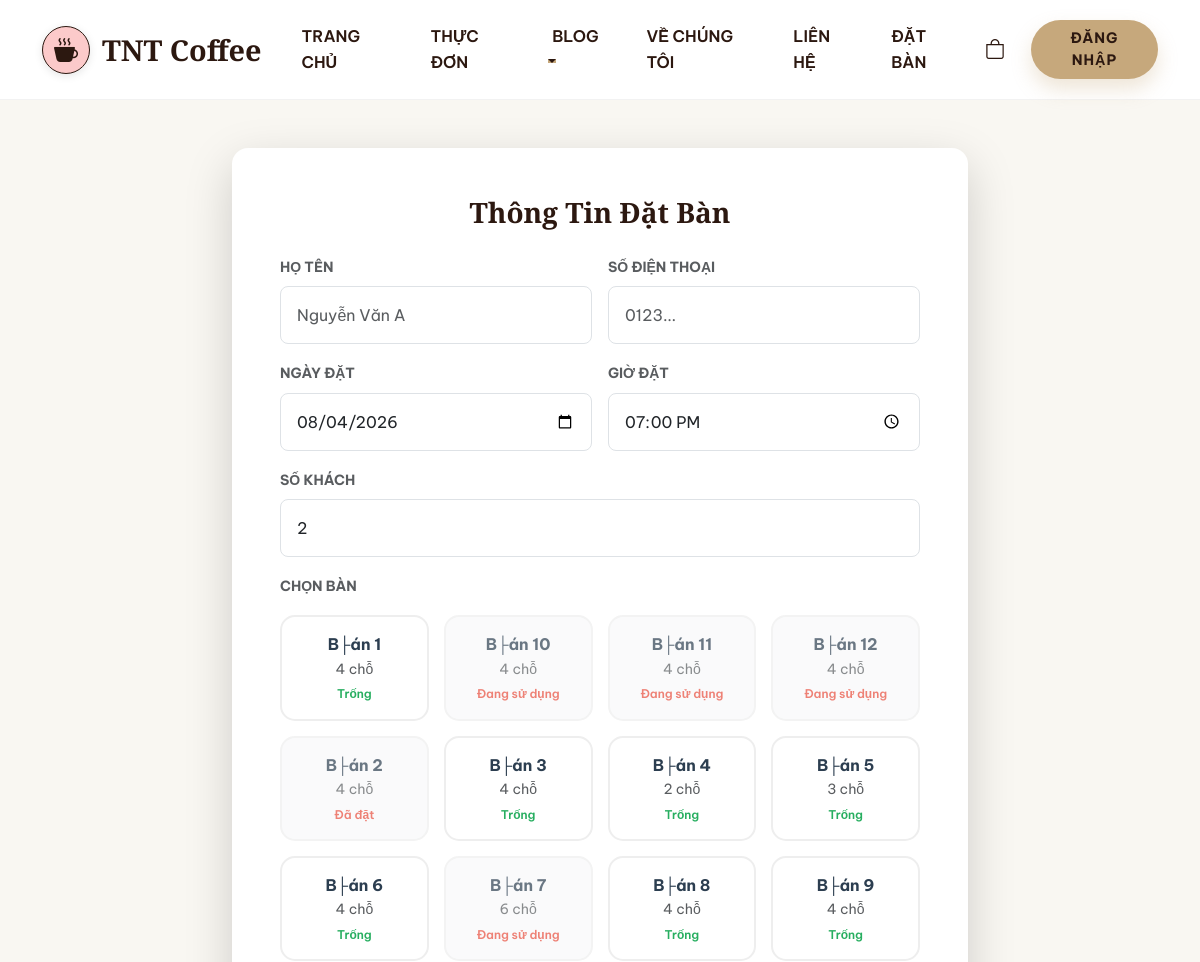
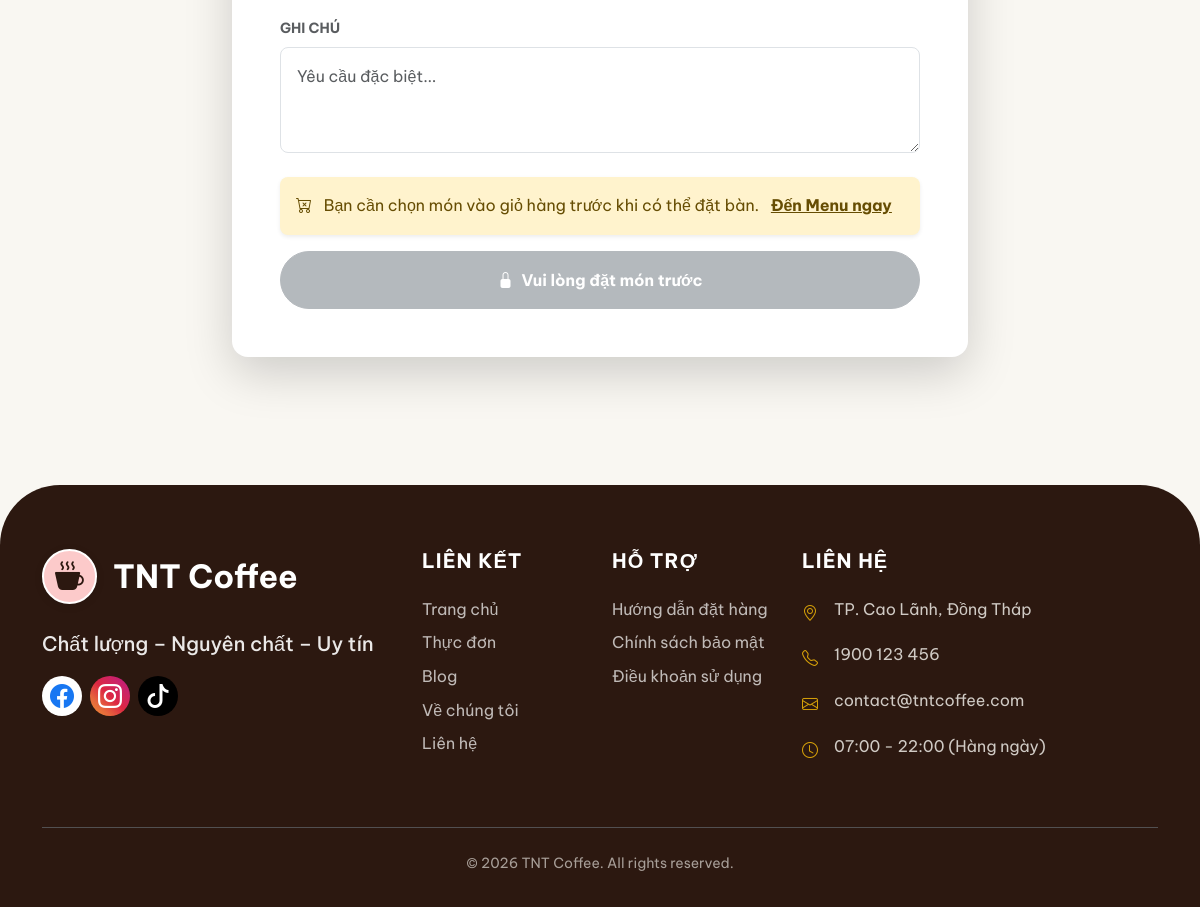
Screenshot of /booking.php with the database file from the repository (2 pictures, top to bottom).
### tables this page shows
CREATE TABLE `tables` (
  `id` int(11) NOT NULL AUTO_INCREMENT,
  `name` varchar(50) NOT NULL,
  `capacity` int(11) NOT NULL DEFAULT 4,
  `status` enum('free','booked','busy') DEFAULT 'free',
  `created_at` timestamp NULL DEFAULT current_timestamp(),
  `updated_at` timestamp NULL DEFAULT current_timestamp() ON UPDATE current_timestamp(),
  PRIMARY KEY (`id`)
);

### config/database.php (called while the page is built, shortened)
<?php
function executeQuery($pdo, $sql, $params = []) {
    try {
        $stmt = $pdo->prepare($sql);
        $stmt->execute($params);
        return $stmt;
    } catch (PDOException $e) {
        error_log("Query Error: " . $e->getMessage());
        throw $e;
    }
}
function fetchAll($pdo, $sql, $params = []) {
    $stmt = executeQuery($pdo, $sql, $params);
    return $stmt->fetchAll();
}

### booking.php (the view, shortened to what this page needs)
<?php
require_once 'config/database.php';
require_once 'includes/customer_header.php';
try {
    $pdo->exec("CREATE TABLE IF NOT EXISTS bookings (
        id INT AUTO_INCREMENT PRIMARY KEY,
        customer_id INT NULL,
        customer_name VARCHAR(100) NOT NULL,
        customer_phone VARCHAR(20) NOT NULL,
        table_id INT NULL,
        booking_date DATE NOT NULL,
        booking_time TIME NOT NULL,
        guests INT DEFAULT 2,
        note TEXT,
        status ENUM('pending', 'confirmed', 'cancelled', 'completed') DEFAULT 'pending',
        created_by_role ENUM('admin', 'employee', 'customer') DEFAULT 'customer',
        created_at TIMESTAMP DEFAULT CURRENT_TIMESTAMP,
        updated_at TIMESTAMP DEFAULT CURRENT_TIMESTAMP ON UPDATE CURRENT_TIMESTAMP,
        FOREIGN KEY (table_id) REFERENCES tables(id) ON DELETE SET NULL,
        FOREIGN KEY (customer_id) REFERENCES customers(id) ON DELETE SET NULL
    ) ENGINE=InnoDB DEFAULT CHARSET=utf8mb4 COLLATE=utf8mb4_unicode_ci");
    $pdo->exec("ALTER TABLE bookings MODIFY COLUMN status ENUM('pending', 'confirmed', 'using', 'cancelled', 'completed') DEFAULT 'pending'");
    $checkColumn = $pdo->query("SHOW COLUMNS FROM bookings LIKE 'created_by_role'")->fetch();
    if (!$checkColumn) {
        $pdo->exec("ALTER TABLE bookings ADD COLUMN created_by_role ENUM('admin', 'employee', 'customer') DEFAULT 'customer' AFTER status");
    } else {
        $pdo->exec("ALTER TABLE bookings MODIFY COLUMN created_by_role ENUM('admin', 'employee', 'customer') DEFAULT 'customer'");
    }
    $pdo->exec("ALTER TABLE tables MODIFY COLUMN status ENUM('free', 'booked', 'busy') DEFAULT 'free'");
} catch (Exception $e) { }
$success = false;
$tables = fetchAll($pdo, "SELECT * FROM tables ORDER BY name ASC");
$cartCount = 0;
$preFillName = $_SESSION['customer_name'] ?? '';
$preFillPhone = '';
?>
<div class="container py-5">
    <div class="row justify-content-center">
        <div class="col-md-8">
            <?php if ($success): ?>
                <div class="card border-0 shadow-sm rounded-4 p-5 text-center mb-4">
                    <div class="mb-4">
                        <i class="bi bi-calendar-check text-success" style="font-size: 5rem;"></i>
                    </div>
                    <h2 class="fw-bold mb-3">Đặt Bàn Thành Công!</h2>
                    <p class="text-muted mb-4">
                        Yêu cầu đặt bàn của bạn đã được gửi đi. Chúng tôi sẽ liên hệ sớm nhất để xác nhận.<br>
                        Cảm ơn bạn đã tin tưởng Coffee Manager.
                    </p>
                    <div class="d-flex justify-content-center gap-3">
                        <a href="index.php" class="btn btn-primary rounded-pill px-4">Về trang chủ</a>
                        <a href="menu.php" class="btn btn-outline-primary rounded-pill px-4">Xem thực đơn</a>
                    </div>
                </div>
            <?php else: ?>
                <div class="card border-0 shadow-lg rounded-4 overflow-hidden">
                    <div class="p-5">
                        <h3 class="fw-bold mb-4 text-center">Thông Tin Đặt Bàn</h3>
                        <form method="POST">
                            <div class="row g-3">
                                <div class="col-md-6">
                                    <label class="form-label small fw-bold text-muted">HỌ TÊN</label>
                                    <input type="text" name="customer_name" class="form-control rounded-3 p-3" required value="<?= htmlspecialchars($preFillName) ?>" placeholder="Nguyễn Văn A">
                                </div>
                                <div class="col-md-6">
                                    <label class="form-label small fw-bold text-muted">SỐ ĐIỆN THOẠI</label>
                                    <input type="tel" name="customer_phone" class="form-control rounded-3 p-3" required value="<?= htmlspecialchars($preFillPhone) ?>" placeholder="0123...">
                                </div>
                                <div class="col-md-6">
                                    <label class="form-label small fw-bold text-muted">NGÀY ĐẶT</label>
                                    <input type="date" name="booking_date" class="form-control rounded-3 p-3" required min="<?= date('Y-m-d') ?>" value="<?= date('Y-m-d') ?>">
                                </div>
                                <div class="col-md-6">
                                    <label class="form-label small fw-bold text-muted">GIỜ ĐẶT</label>
                                    <input type="time" name="booking_time" class="form-control rounded-3 p-3" required value="19:00">
                                </div>
                                <div class="col-12">
                                    <label class="form-label small fw-bold text-muted">SỐ KHÁCH</label>
                                    <input type="number" name="guests" class="form-control rounded-3 p-3" required value="2" min="1">
                                </div>
                                <div class="col-12">
                                    <label class="form-label small fw-bold text-muted">CHỌN BÀN</label>
                                    <div class="table-grid">
                                        <?php foreach ($tables as $t):
                                            $isBusy = $t['status'] !== 'free';
                                            $statusText = ($t['status'] === 'busy' || $t['status'] === 'occupied') ? 'Đang sử dụng' : (($t['status'] === 'booked' || $t['status'] === 'reserved') ? 'Đã đặt' : 'Trống');
                                        ?>
                                            <div class="table-item <?= $isBusy ? 'busy' : '' ?>"
                                                 onclick="<?= $isBusy ? "showBusyMsg('$statusText')" : "selectTable(".$t['id'].", this)" ?>">
                                                <div class="table-name"><?= htmlspecialchars($t['name']) ?></div>
                                                <div class="table-cap text-muted small"><?= $t['capacity'] ?> chỗ</div>
                                                <div class="table-status mt-1"><?= $statusText ?></div>
                                            </div>
                                        <?php endforeach; ?>
                                    </div>
                                </div>
                                <div class="col-12">
                                    <label class="form-label small fw-bold text-muted">GHI CHÚ</label>
                                    <textarea name="note" class="form-control rounded-3 p-3" rows="3" placeholder="Yêu cầu đặc biệt..."></textarea>
                                </div>
                                <div class="col-12 mt-4">
                                    <?php if ($cartCount == 0): ?>
                                        <div class="alert alert-warning border-0 shadow-sm rounded-3 mb-3">
                                            <i class="bi bi-cart-x me-2"></i>
                                            Bạn cần chọn món vào giỏ hàng trước khi có thể đặt bàn.
                                            <a href="menu.php" class="alert-link ms-2">Đến Menu ngay</a>
                                        </div>
                                        <button type="button" class="btn btn-secondary w-100 rounded-pill py-3 fw-bold opacity-50" disabled>
                                            <i class="bi bi-lock-fill me-2"></i>Vui lòng đặt món trước
                                        </button>
                                    <?php else: ?>
                                        <button type="submit" name="book_table" class="btn btn-primary w-100 rounded-pill py-3 fw-bold shadow-sm">
                                            XÁC NHẬN ĐẶT BÀN (<?= $cartCount ?> món)
                                        </button>
                                    <?php endif; ?>
                                </div>
                            </div>
                        </form>
                    </div>
                </div>
            <?php endif; ?>
        </div>
    </div>
</div>
<?php require_once 'includes/customer_footer.php'; ?>

### rows the page displays
tables: name "B├án 1", capacity "4", status "Trống"
tables: name "B├án 10", capacity "4", status "Đang sử dụng"
tables: name "B├án 11", capacity "4", status "Đang sử dụng"
tables: name "B├án 12", capacity "4", status "Đang sử dụng"
tables: name "B├án 2", capacity "4", status "Đã đặt"
tables: name "B├án 3", capacity "4", status "Trống"
tables: name "B├án 4", capacity "2", status "Trống"
tables: name "B├án 5", capacity "3", status "Trống"
tables: name "B├án 6", capacity "4", status "Trống"
tables: name "B├án 7", capacity "6", status "Đang sử dụng"
tables: name "B├án 8", capacity "4", status "Trống"
tables: name "B├án 9", capacity "4", status "Trống"
